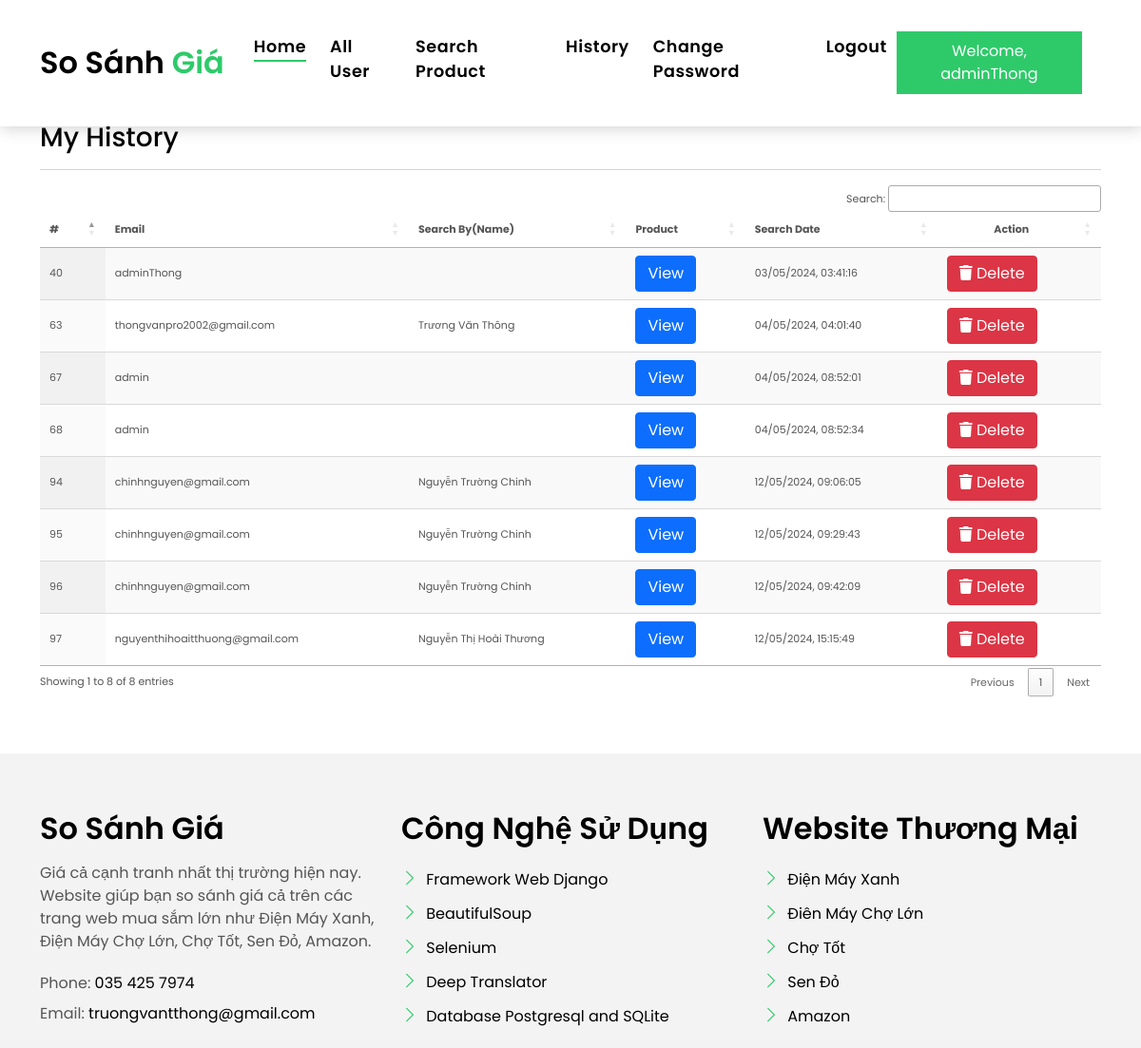
The page /my-history/ (signed in) on the database its author committed.
### myapp/models.py (models this page shows, shortened)
class History(models.Model):
    user = models.ForeignKey(User, on_delete=models.CASCADE, null=True, blank=True)
    product = models.TextField(null=True, default={'object':[]}, blank=True)
    created = models.DateTimeField(auto_now_add=True, null=True, blank=True)

### myapp/views.py (the view)
# urls.py: path('my-history/', my_history, name="my_history"),
def my_history(request):
    history = History.objects.filter(user=request.user).order_by('-created')
    if request.user.is_staff:
        history = History.objects.all()
    for i in history:
        i.created = i.created.timestamp() * 1000
    return render(request, "my_history.html", locals())

### myapp/templates/my_history.html (shortened to what this page needs)
{% include 'base.html' %}
{% load static %}
{% block body %}
<link rel="stylesheet" href="https://cdnjs.cloudflare.com/ajax/libs/font-awesome/6.2.0/css/all.min.css" />
<section class="section-services section-t8">
    <div class="container">
    <h3>My History</h3><hr>
    <div class="table-responsive">
        <table id="example1" class="display nowrap" style="width: 100%">
            <thead>
              <tr>
                <th>#</th>
                {% if request.user.is_staff %}
                <th>Email</th>
                <th>Search By(Name)</th>
                {% endif %}
                <th>Product</th>
                <th>Search Date</th>
                <th style="text-align: center">Action</th>
              </tr>
            </thead>
            <tbody>
              {% for i in history %}
              <tr>
                <td>{{i.id}}</td>
                {% if request.user.is_staff %}
                <td>{{i.user.username}}</td>
                <td>{{i.user.first_name}} {{i.user.last_name}}</td>
                {% endif %}
                <td>
                  <a href="/history-detail/{{i.id}}/" class="btn btn-primary">View</a>
                </td>
                <td data-date="{{i.created}}"></td>
                <td>
                  <a href="/delete-history/{{i.id}}/" title="Delete History" class="btn btn-danger" onclick="return confirm('Are your sure?')"><i class="fas fa-trash" aria-hidden="true"></i> Delete</a>
                </td>
              </tr>
              {% endfor %}
            </tbody>
          </table>
    </div>
  </div>
{% include 'footer.html' %}
{% include 'tablecdn.html' %}
{% endblock  %}

### myapp/templates/base.html (shortened to what this page needs)
<!DOCTYPE html>
{% load static %}
<html lang="en">
<head>
  <link href="{% static 'assets/vendor/animate.css/animate.min.css' %}" rel="stylesheet">
  <link href="{% static 'assets/vendor/bootstrap/css/bootstrap.min.css' %}" rel="stylesheet">
  <link href="{% static 'assets/vendor/bootstrap-icons/bootstrap-icons.css' %}" rel="stylesheet">
  <link href="{% static 'assets/vendor/swiper/swiper-bundle.min.css' %}" rel="stylesheet">
  <link href="{% static 'assets/css/style.css' %}" rel="stylesheet">
  <link rel="stylesheet" href="https://cdnjs.cloudflare.com/ajax/libs/font-awesome/6.5.2/css/all.min.css" />
</head>
<body>
  <nav class="navbar navbar-default navbar-trans navbar-expand-lg fixed-top">
    <div class="container">
      <a class="navbar-brand text-brand" href="/">So Sánh <span class="color-b">Giá</span></a>
      <div class="navbar-collapse collapse justify-content-center" id="navbarDefault">
        <ul class="navbar-nav">
          <li class="nav-item">
            <a class="nav-link active" href="/">Home</a>
          </li>
        {% if not request.user.is_authenticated %}
          <li class="nav-item">
            <a class="nav-link " href="/about/">About</a>
          </li>
          <li class="nav-item">
            <a class="nav-link " href="/contact/">Contact</a>
          </li>
        {% else %}
        {% if request.user.is_staff %}
          <li class="nav-item">
            <a class="nav-link " href="/all-user/">All User</a>
          </li>
        {% endif %}
          <li class="nav-item">
            <a class="nav-link " href="/search-product/">Search Product</a>
          </li>
          <li class="nav-item">
            <a class="nav-link " href="/my-history/">History</a>
          </li>
          <li class="nav-item">
            <a class="nav-link " href="/change-password/">Change Password</a>
          </li>
          <li class="nav-item">
            <a class="nav-link " href="/logout-user/">Logout</a>
          </li>
        {% endif %}
        </ul>
      </div>
        {% if not request.user.is_authenticated %}
            <a href="/register/" style="margin-right:20px">
                <button type="button" class="btn btn-b-n p-2">
                    Signup
                </button>
            </a>
            <a href="/signin/" style="margin-right:20px">
                <button type="button" class="btn btn-b-n p-2">
                    Signin
                </button>
            </a>
            <a href="/admin-signin/" style="margin-right:20px">
              <button type="button" class="btn btn-b-n p-2">
                  Admin Signin
              </button>
            </a>
       {% else %}
            <a href="{% if request.user.is_staff %}#{% else %}/update-profile/{% endif %}" style="margin-right:20px">
                <button type="button" class="btn btn-b-n p-2">
                    Welcome, {% if request.user.first_name %}{{request.user.first_name}} {{request.user.last_name}}{% else %}{{request.user.username}}{% endif %}
                </button>
            </a>
        {% endif %}
    </div>
  </nav>
</body>
</html>

### myapp/static/assets/css/style.css (style rules this page uses)
body { font-family: "Poppins", sans-serif; color: #555555; }
h1, h2, h3, h4, h5, h6 { color: #000000; }
a { color: #000000; text-decoration: none; transition: all 0.5s ease; }
.text-brand { color: #000000; font-size: 2rem; font-weight: 600; }
.color-b { color: #2eca6a; }
.section-t8 { padding-top: 8rem; }
.btn { transition: 0.5s ease; }
.btn.btn-b-n { background-color: #2eca6a; color: #ffffff; border-radius: 0; }
.navbar-default { transition: all 0.5s ease-in-out; background-color: #ffffff; padding-top: 28px; padding-bottom: 28px; -webkit-backface-visibility: hidden; backface-visibility: hidden; box-shadow: 1px 2px 15px rgba(100, 100, 100, 0.3); }
.navbar-default.navbar-trans, .navbar-default.navbar-reduce { -webkit-backface-visibility: hidden; backface-visibility: hidden; }
.navbar-default.navbar-trans .nav-item, .navbar-default.navbar-reduce .nav-item { position: relative; padding-right: 10px; padding-bottom: 8px; margin-left: 0; }
@media (min-width: 768px) { .navbar-default.navbar-trans .nav-item, .navbar-default.navbar-reduce .nav-item { margin-left: 15px; } }
.navbar-default.navbar-trans .nav-link, .navbar-default.navbar-reduce .nav-link { font-size: 1.1rem; color: #000000; font-weight: 600; letter-spacing: 0.03em; transition: all 0.1s ease-in-out; position: relative; padding-left: 0; padding-right: 0; }
.navbar-default.navbar-trans .nav-link:before, .navbar-default.navbar-reduce .nav-link:before { content: ""; position: absolute; bottom: 5px; left: 0; width: 100%; height: 2px; z-index: 0; background-color: #2eca6a; transform: scaleX(0); transform-origin: right; transition: transform 0.2s ease-out, opacity 0.2s ease-out 0.3s; }
.navbar-default.navbar-trans .show > .nav-link:before, .navbar-default.navbar-trans .active > .nav-link:before, .navbar-default.navbar-trans .nav-link.show:before, .navbar-default.navbar-trans .nav-link.active:before, .navbar-default.navbar-reduce .show > .nav-link:before, .navbar-default.navbar-reduce .active > .nav-link:before, .navbar-default.navbar-reduce .nav-link.show:before, .navbar-default.navbar-reduce .nav-link.active:before { transform: scaleX(1); }
.navbar-default.navbar-trans .nav-link:before { background-color: #2eca6a; }
.navbar-default.navbar-trans .show > .nav-link, .navbar-default.navbar-trans .active > .nav-link, .navbar-default.navbar-trans .nav-link.show, .navbar-default.navbar-trans .nav-link.active { color: #000000; }

### myapp/templates/my_history.html (style rules this page uses)
.table-responsive { font-size:11px; }
td { padding:0px; }

### rows shown on the page
History: id "40", user.username "adminThong"
History: id "63", user.username "thongvanpro2002@gmail.com", user.first_name "Trương Văn", user.last_name "Thông"
History: id "67", user.username "admin"
History: id "68", user.username "admin"
History: id "94", user.username "chinhnguyen@gmail.com", user.first_name "Nguyễn Trường", user.last_name "Chinh"
History: id "95", user.username "chinhnguyen@gmail.com", user.first_name "Nguyễn Trường", user.last_name "Chinh"
History: id "96", user.username "chinhnguyen@gmail.com", user.first_name "Nguyễn Trường", user.last_name "Chinh"
History: id "97", user.username "nguyenthihoaitthuong@gmail.com", user.first_name "Nguyễn Thị Hoài", user.last_name "Thương"

### other values the page prints
{{ request.user.username }} "adminThong"
